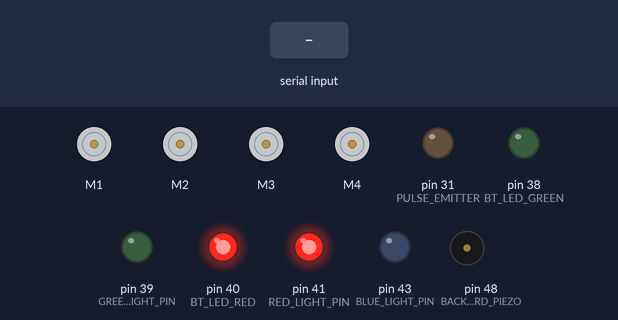
The sketch below on a simulated Arduino Mega 2560, built with avr-gcc and run on an emulated ATmega2560. Parts: 4 × DC motor (green arrow = forward, orange = backward, longer = faster), output pins drawn as LEDs (lit = HIGH), buzzer (waves = sounding, pin HIGH). The inputs (shaded band) are chosen by the test bench. What the sketch prints to the serial monitor is not drawn.

Above: at 1.2 s.
1.3 s: "1\n" received over the second serial link
At 1.9 s:
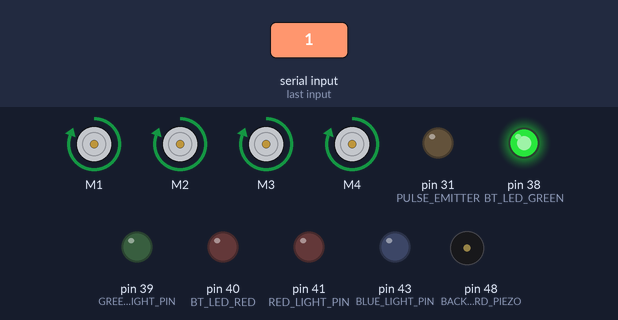
3.8 s: "2\n" received over the second serial link
At 4.6 s:
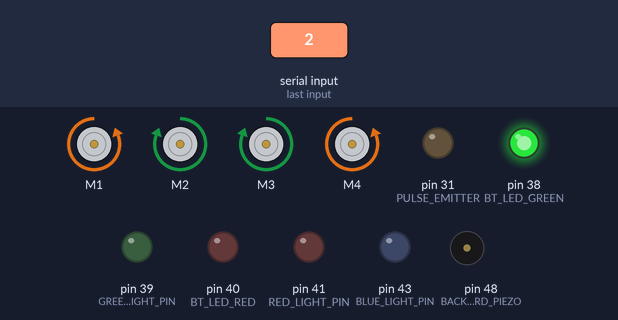
Timing chart, 0 to 6.8 s (numbered marks = the images above; inputs shaded):
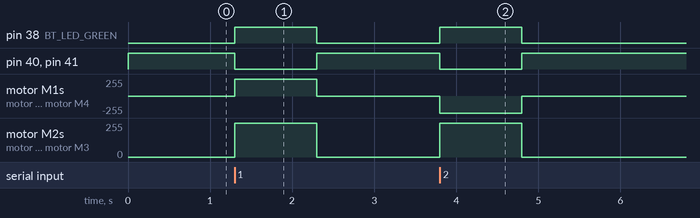

Measured:
- after the input at 1.3 s, pin 38 (BT_LED_GREEN): LOW → HIGH at once, → LOW 1.0 s later; pin 40 (BT_LED_RED), pin 41 (RED_LIGHT_PIN): HIGH → LOW at once, → HIGH 1.0 s later; motor M1–4: stopped → forward 255/255 at once, → stopped 1.0 s later
- after the input at 3.8 s, pin 38 (BT_LED_GREEN): LOW → HIGH at once, → LOW 1.0 s later; pin 40 (BT_LED_RED), pin 41 (RED_LIGHT_PIN): HIGH → LOW at once, → HIGH 1.0 s later; motor M1, motor M4: stopped → backward 255/255 at once, → stopped 1.0 s later; motor M2, motor M3: stopped → forward 255/255 at once, → stopped 1.0 s later

The sketch:

car.ino
```cpp
#include <AFMotor.h>
#include <TaskScheduler.h>
#include <SoftwareSerial.h>

AF_DCMotor motor1(1);  // Motor 1 connected to M1 and M2 pins
AF_DCMotor motor2(2);  // Motor 2 connected to M3 and M4 pins
AF_DCMotor motor3(3);  // Motor 3 connected to M5 and M6 pins
AF_DCMotor motor4(4);  // Motor 4 connected to M7 and M8 pins

// Velocidade dos motores (0 - 255).
#define MOTORS_SPEED 255

// Constante base de conversão: milissegundos para segundos.
#define SECONDS 1000

// Constantes direcionais.
#define COMM_FORWARD 1
#define COMM_RIGHT 2
#define COMM_BACKWARD 3
#define COMM_LEFT 4
#define COMM_STT_IF 5
#define COMM_END_IF 6

// Sensor de distância
#define PULSE_EMITTER 31   // OUTPUT
#define PULSE_LISTENER 29  // INPUT

// Controle dos comandos enviados/recebidos
#define BLUETOOTH_CONTROL_FLAG '\n'

// LED de controle do bluetooth
#define BT_LED_RED 40
#define BT_LED_GREEN 38

// Valor base de conversão ASCII
#define ASCII_BASE 48

// Valor de tempo padrão de cada movimento (em segundos).
#define MOVE_TIME 1

// Constantes dos leds.
#define RED_LIGHT_PIN 41
#define GREEN_LIGHT_PIN 39
#define BLUE_LIGHT_PIN 43
#define WHITE_LIGHT_PIN 37

// Piezo: som de ré
#define BACKWARD_PIEZO 48
#define PIEZO_FREQUENCY 400

// ENUM: Cores
enum Colors { RED,
              WHITE };

// Pinos RX e TX o Bluetooth
#define BT_RX A11
#define BT_TX A10

// Variável Serial de configuração do Bluetooth.
SoftwareSerial bluetoothSerial(BT_RX, BT_TX);  // RX, TX

// Buffer de entrada Bluetooth.
String command = "";

void setup() {
  motor1.setSpeed(MOTORS_SPEED);
  motor2.setSpeed(MOTORS_SPEED);
  motor3.setSpeed(MOTORS_SPEED);
  motor4.setSpeed(MOTORS_SPEED);

  pinMode(BT_LED_GREEN, OUTPUT);
  pinMode(BT_LED_RED, OUTPUT);

  pinMode(RED_LIGHT_PIN, OUTPUT);
  pinMode(GREEN_LIGHT_PIN, OUTPUT);
  pinMode(BLUE_LIGHT_PIN, OUTPUT);

  pinMode(BACKWARD_PIEZO, OUTPUT);

  pinMode(PULSE_EMITTER, OUTPUT);
  pinMode(PULSE_LISTENER, INPUT);

  motor1.run(RELEASE);
  motor2.run(RELEASE);
  motor3.run(RELEASE);
  motor4.run(RELEASE);

  setBluetoothLed(false);
  turnOnBreakLights();

  Serial.begin(115200);
  Serial.println("Type AT commands!");
  bluetoothSerial.begin(9600);
}

void loop() {

  // Verificação e leitura dos possíveis comandos recebidos via Bluetooth.
  if (bluetoothSerial.available()) {
    setBluetoothLed(true);
    turnOffBreakLights();

    char chunk = (char)bluetoothSerial.read();

    // Verifica se o comando completo foi recebido.
    if (chunk == BLUETOOTH_CONTROL_FLAG) {
      // Executa os comandos recebidos.
      executeCommand(command);

      // Limpa o buffer de entrada.
      command = "";
    } else
      // Armazena o próximo comando (char), parte do comando completo.
      command += chunk;

    setBluetoothLed(false);
    turnOnBreakLights();
  }

  // delay(1000);
  // if(hasSpaceToMove(7))
  //   forward(MOVE_TIME);
  // else
  //   backward(MOVE_TIME);

  // COMENTÁRIO: bluetoothSerial.write() efetua o envio (via bluetooth) do arduino para o dispositivo conectado.
  // if (Serial.available()) {
  //   delay(10);  // The DELAY!
  //   bluetoothSerial.write(Serial.read());
  // }
}

/*
 Executa uma série de movimentos no carrinho, de acordo com a lista de comandos recebida.

 param command: String contendo a lista de comandos, um por caracter.
*/
void executeCommand(String command) {
  for (int i = 0; i < command.length(); i++) {
    int move = parseCharToInt(command.charAt(i));

    // Checando o comando IF
    if(move == COMM_STT_IF) {
        if(hasSpaceToMove(parseCharToInt(command.charAt(++i))))
            while(parseCharToInt(command.charAt(++i)) != COMM_END_IF);
        continue;
    } else if(move == COMM_END_IF) continue;

    executeMove(move);
  }
}

/*
 Converte um caracter para seu respectivo valor inteiro.
 Baseado nos valores descritos na tabela ASCII.

 param move: Caracter a ser convertido.

 return: O valor ASCII (int) do caracter.
*/
int parseCharToInt(char move) {
    return ((int) move) - ASCII_BASE;
}

/*
 Executa um movimento específico, baseado no valor do código informado.

 param direction: Código do movimento (COMM_FORWARD, COMM_BACKWARD, COMM_LEFT, COMM_RIGHT).
*/
void executeMove(int move) {
  if (move == COMM_FORWARD)
    forward(MOVE_TIME);
  else if (move == COMM_BACKWARD)
    backward(MOVE_TIME);
  else if (move == COMM_RIGHT)
    right(MOVE_TIME);
  else if (move == COMM_LEFT)
    left(MOVE_TIME);
}

/*
 Altera o estado dos motores para que o carrinho se mova para frente por um determinado período de tempo.

 param time: Tempo (em segundos) de duração do movimento.
*/
void forward(int time) {
  stop();
  changeAllMotorsStateTimed(FORWARD, time);
}

/*
 Altera o estado dos motores para que o carrinho se mova para trás por um determinado período de tempo.

 param time: Tempo (em segundos) de duração do movimento.
*/
void backward(int time) {
  turnOnBackwardLights();
  tone(BACKWARD_PIEZO, PIEZO_FREQUENCY);
  stop();
  changeAllMotorsStateTimed(BACKWARD, time);
  turnOffBackwardLights();
  noTone(BACKWARD_PIEZO);
}

/*
 Utiliza o sensor de proximidade para checar se há obstáculos à frente.
 Caso exista um obstáculo e o mesmo esteja à uma distância menor que 'minimumDistance'
 a função retorna false, caso contrário retorna true.

 param minimumDistance: Distância minima para executar o movimento.

 return: false caso exista um obstáculo a uma distancia menor que 'minimumDistance', caso contrário retorna true.
*/
bool hasSpaceToMove(int minimumDistance) {
  // Efetuando a leitura
  digitalWrite(PULSE_EMITTER, HIGH);
  delayMicroseconds(10);
  digitalWrite(PULSE_EMITTER, LOW);

  // Calculando a distância
  int distance = (pulseIn(PULSE_LISTENER, HIGH) / 29) / 2 ;//* 0.017175;
  Serial.println(distance);
  return distance >= minimumDistance;
}

/*
 Para todos os motores.
*/
void stop() {
  changeAllMotorsState(RELEASE);
}

/*
 Altera o estado de todos os motores.

 param state: Estado do motor (FORWARD, BACKWARD, RELEASE).
*/
void changeAllMotorsState(int state) {
  motor1.run(state);
  motor2.run(state);
  motor3.run(state);
  motor4.run(state);
}

/*
 Altera o estado de todos os motores por um determinado período de tempo.

 param state: Estado do motor (FORWARD, BACKWARD, RELEASE).
 param time: Tempo (em segundos) de duração do movimento.
*/
void changeAllMotorsStateTimed(int state, int time) {
  changeAllMotorsState(state);
  delay(time * SECONDS);
  stop();
}

/*
 Para todos os motores por um determinado período de tempo.

 param time: Tempo (em segundos) de duração do movimento.
*/
void timedStop(int time) {
  turnOnBreakLights();
  stop();
  delay(time * SECONDS);
  turnOffBreakLights();
}

/*
 Altera o estado de todos os motores para que o carrinho se mova para a esquerda por um determinado período de tempo.

 param time: Tempo (em segundos) de duração do movimento.
*/
void left(int time) {
  stop();
  timedTurn(COMM_LEFT, time);
}

/*
 Altera o estado de todos os motores para que o carrinho se mova para a direita por um determinado período de tempo.

 param time: Tempo (em segundos) de duração do movimento.
*/
void right(int time) {
  stop();
  timedTurn(COMM_RIGHT, time);
}

/*
 Altera o estado de todos os motores para que o carrinho se mova em uma direção específica.

 param direction: Direção do movimento (COMM_LEFT, COMM_RIGHT).
*/
void turn(int direction) {
  if (direction == COMM_LEFT) {
    motor1.run(FORWARD);
    motor4.run(FORWARD);
    motor2.run(BACKWARD);
    motor3.run(BACKWARD);
  } else if (direction == COMM_RIGHT) {
    motor1.run(BACKWARD);
    motor4.run(BACKWARD);
    motor2.run(FORWARD);
    motor3.run(FORWARD);
  }
}

/*
 Altera o estado de todos os motores para que o carrinho se mova em uma direção específica por um determinado período de tempo.

 param direction: Direção do movimento (COMM_LEFT, COMM_RIGHT).
 param time: Tempo (em segundos) de duração do movimento.
*/
void timedTurn(int direction, int time) {
  turn(direction);
  delay(time * SECONDS);
  stop();
}

/*
 Liga as luzes de freio.
*/
void turnOnBreakLights() {
  turnOnRGB(Colors::RED);
}

/*
 Desliga as luzes de freio.
*/
void turnOffBreakLights() {
  turnOffRGB();
}

/*
 Liga as luzes de reversa.
*/
void turnOnBackwardLights() {
  turnOnRGB(Colors::WHITE);
}

/*
 Desliga as luzes de reversa.
*/
void turnOffBackwardLights() {
  turnOffRGB();
}

/*
 Liga as luzes RGB.

 param color: Cor das luzes (RED, WHITE).
*/
void turnOnRGB(Colors color) {
  turnOffRGB();

  switch (color) {
    case Colors::RED:
      digitalWrite(RED_LIGHT_PIN, HIGH);
      break;
    case Colors::WHITE:
      digitalWrite(RED_LIGHT_PIN, HIGH);
      digitalWrite(BLUE_LIGHT_PIN, HIGH);
      digitalWrite(GREEN_LIGHT_PIN, HIGH);
      break;
  }
}

/*
 Desliga as luzes RGB.
*/
void turnOffRGB() {
  digitalWrite(RED_LIGHT_PIN, LOW);
  digitalWrite(GREEN_LIGHT_PIN, LOW);
  digitalWrite(BLUE_LIGHT_PIN, LOW);
}

/*
 Altera o status do LED indicador do status do bluetooth.

 param isOn: Status do bluetooth.
*/
void setBluetoothLed(bool isOn) {
  digitalWrite(BT_LED_GREEN, LOW);
  digitalWrite(BT_LED_RED, LOW);

  if (isOn)
    digitalWrite(BT_LED_GREEN, HIGH);
  else
    digitalWrite(BT_LED_RED, HIGH);
}
```
